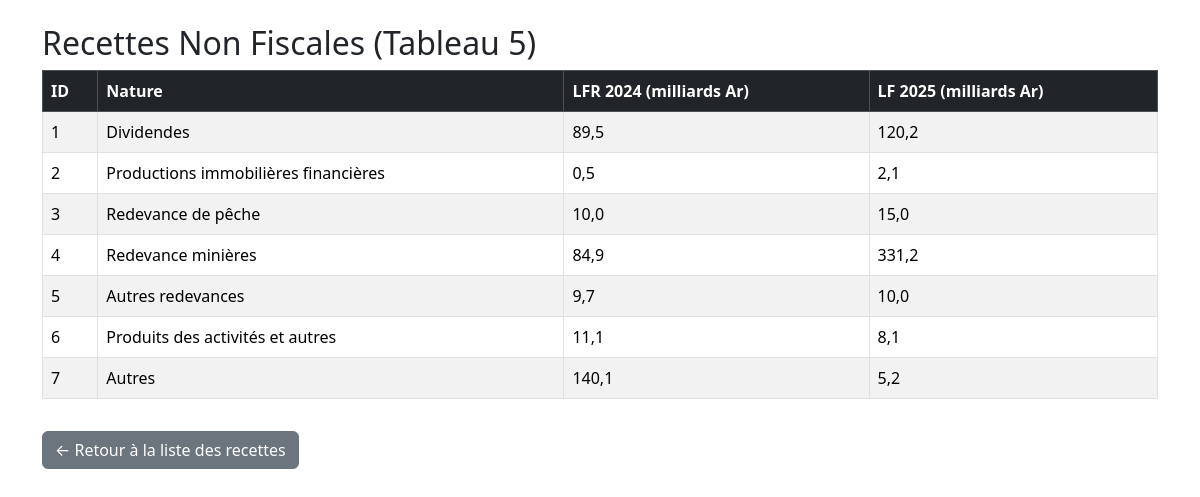
Page /pages/recette_non_fiscale.php on the committed database.
### tables this page shows
CREATE TABLE recette_non_fiscale (
    id INT AUTO_INCREMENT PRIMARY KEY,
    nature VARCHAR(255) NOT NULL,
    montant_2024 DECIMAL(15,1) NOT NULL,
    montant_2025 DECIMAL(15,1) NOT NULL
);

### inc/fonction.php (called while the page is built, shortened)
<?php
function connecterBase() {
    $bdd = mysqli_connect('localhost', 'root', 'katilesy', 'finance');
    mysqli_set_charset($bdd, 'utf8');
    return $bdd;
}
function getRecetteNonFiscale() {
    $bdd = connecterBase();
    $sql = "SELECT * FROM recette_non_fiscale ORDER BY id ASC";
    $res = mysqli_query($bdd, $sql);
    $data = [];
    while($row = mysqli_fetch_assoc($res)) {
        $data[] = $row;
    }
    return $data;
}
?>

### pages/recette_non_fiscale.php (the view, shortened to what this page needs)
<?php
include '../inc/fonction.php';
$details = getRecetteNonFiscale();
?>
<!DOCTYPE html>
<html lang="fr">
<head>
 <link rel="stylesheet" href="../asset/bootstrap5_3/bootstrap/css/bootstrap.min.css" />
</head>
<body>
<div class="container mt-4">
    <h2>Recettes Non Fiscales (Tableau 5)</h2>
    <table class="table table-striped table-bordered">
        <thead class="table-dark">
            <tr>
                <th>ID</th>
                <th>Nature</th>
                <th>LFR 2024 (milliards Ar)</th>
                <th>LF 2025 (milliards Ar)</th>
            </tr>
        </thead>
        <tbody>
        <?php foreach($details as $d): ?>
            <tr>
                <td><?= $d['id'] ?></td>
                <td><?= $d['nature'] ?></td>
                <td><?= number_format($d['montant_2024'], 1, ',', ' ') ?></td>
                <td><?= number_format($d['montant_2025'], 1, ',', ' ') ?></td>
            </tr>
        <?php endforeach; ?>
        </tbody>
    </table>
    <a href="recette.php" class="btn btn-secondary mt-3">&larr; Retour à la liste des recettes</a>
</div>
</body>
</html>

### rows in the picture
recette_non_fiscale: id "1", nature "Dividendes", montant_2024 "89,5", montant_2025 "120,2"
recette_non_fiscale: id "2", nature "Productions immobilières financières", montant_2024 "0,5", montant_2025 "2,1"
recette_non_fiscale: id "3", nature "Redevance de pêche", montant_2024 "10,0", montant_2025 "15,0"
recette_non_fiscale: id "4", nature "Redevance minières", montant_2024 "84,9", montant_2025 "331,2"
recette_non_fiscale: id "5", nature "Autres redevances", montant_2024 "9,7", montant_2025 "10,0"
recette_non_fiscale: id "6", nature "Produits des activités et autres", montant_2024 "11,1", montant_2025 "8,1"
recette_non_fiscale: id "7", nature "Autres", montant_2024 "140,1", montant_2025 "5,2"
